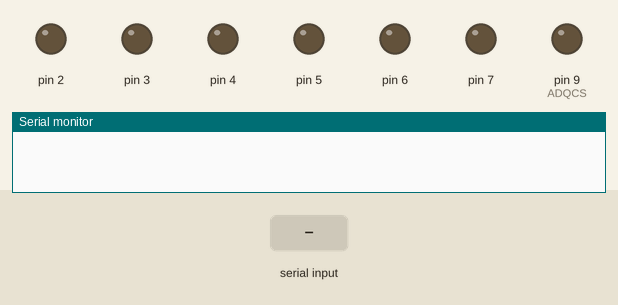
A sketch run on a simulated Arduino Uno, built with avr-gcc and run on an emulated ATmega328P. On the bench: output pins drawn as LEDs (lit = HIGH), the last lines printed to the serial monitor. The test bench sets the inputs (shaded band). Pins used as bus, display or sensor lines are not drawn.

Above: at 0.01 s.
At 1.3 s:
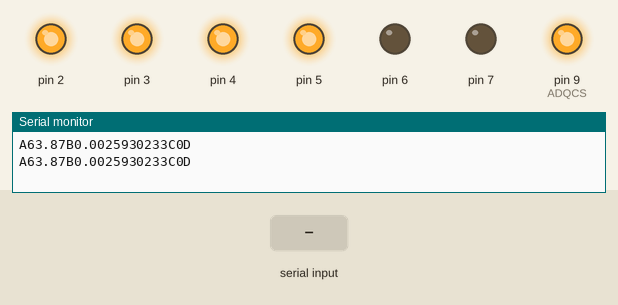
1.4 s: "_\n" received over Serial
Timing chart, 0 to 4.4 s (numbered marks = the images above; inputs shaded):
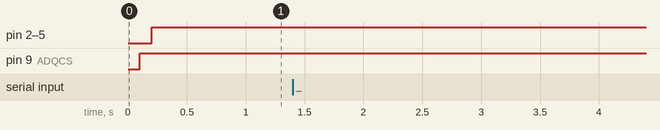

The sketch:

Drift_Station_Arduino_2017.ino
```cpp
//#define output_pin 5
#include <SPI.h>
#include <digitalWriteFast.h>
unsigned long Timer;
const int CSpin =10;
const int ADQCS =9;
int temp_want;
int HV_want;
int HV_get;
int HV_prev;
int temp_index=15;
int old_temp_index=0;
 int n=0;
 int Voltage;
String HVBuffer;
String TEMPBuffer;
int TEMPData=0;
int HVData=0;
int heater_delay = 0;

String message;
  int requestedTemp;
  int requestedVolt;

  boolean validity = false;

  boolean hasT = false;
  boolean has_1 = false;
  boolean hasH = false;
  boolean has_2 = false;
  boolean hase = false; //has exclamation point

boolean eend= false;
boolean ehold= false;
boolean lctrip= false;
boolean temp0 = false;
boolean temp50 = false;
boolean temp70 = false;
boolean temp90 = false;
boolean temp95 = false;
boolean emergencycheck = false;
boolean run_heater = false;
void setup(){
  pinMode(7,OUTPUT);
  pinMode(6,OUTPUT);
  pinMode(5,OUTPUT);
  pinMode(4,OUTPUT);
  pinMode(3,OUTPUT);
  pinMode(2,OUTPUT);


  SPI.setBitOrder(MSBFIRST);
SPI.setClockDivider(SPI_CLOCK_DIV8);
SPI.setDataMode(SPI_MODE0);
pinMode(CSpin,OUTPUT);
pinMode(ADQCS,OUTPUT);


SPI.begin();
//Serial.begin(57600);
Serial.begin(9600); //higher baud rate is crashing the system
//Serial.setTimeout(10); //ns was 10
delay(100);
}


/*start of loop*/
void loop()
{
Serial.print("\n");

//HEATER TEMPERATURE
 float Voltage = ADQRead1()*.00244140625;
  float temp = (Voltage*33.78 +63.87);
      Serial.print("A");//temp
      Serial.print(temp);
     delay(100);
//LEAKAGE CURRENT
  float LeakageCur= (ADQRead2()*.00244260/5 +0.223)/86;//
  Serial.print("B");//LC
  Serial.print(LeakageCur,DEC);

 Serial.print("C");//current voltage
   Serial.print(n);
   Serial.print("D");
   HV_want =HV_get;//adress 0 for HV

 if (n <HV_want){
   n=n+1;
 }
 if (n > HV_want){
   n=n-2;
 }

 //set voltage
 dacwriteA((n*8.19));

 //Determining how much to voltage to send to heat detector/plate
if( (temp_want - temp) > 0 && (temp_want - temp)< 2){

temp_index= (temp_want - temp)*17.5+15;}
else if ((temp_want - temp)>2){
   temp_index = 50;}
else {
  temp_index=15;

}


//whenever the heating rate is changed, it updates
if(old_temp_index != temp_index){
  binaryWrite(temp_index);
  //Serial.println(temp_index);
  old_temp_index = temp_index;
}

delay(900); //nate was 900

}

/*
 * takes param message and turns it into binary signal sent through digital pins to other arduino
 * used to communicate the temperture_index from the blue arduino to the black arduino
 *
 */
void binaryWrite(int message){
  //Serial.print("sending ");
  //Serial.print(message);
  //Serial.print(" binary ");
  int output[6];
  for(int ii=0;ii<6;ii++){
    output[ii] = message%2;
    //Serial.print(output);
    //digitalWrite(ii,output);
    message = ((message-(message%2))/2);
  }
  /*digitalwritefast is used instead of digitalwrite because it increases the speed by an order of magnitude*/
  digitalWriteFast(2,output[0]);
  digitalWriteFast(3,output[1]);
  digitalWriteFast(4,output[2]);
  digitalWriteFast(5,output[3]);
  digitalWriteFast(6,output[4]);
  digitalWriteFast(7,output[5]);
}

/*
 * Uses SPI protocall to communicate with the analog to digital converter
 * ADQCS pin is both output and input
 * SPI.transfer sends the byte in (*) and then returns the response that the analog to digital converter sends back
 *
 * Read1 gets the voltage from the thermacouple
 */
int ADQRead1()//Analog Pins 0&1 +/-,   Differential Voltage 0 single 1, Bipolar 0,
                          //Start bit is first 1, Single-1/Differential-0,
                          //Reverse Polarities(1) Normal Polarities(0),
                          // Adress 1-00 2-01 3-10, Unipolar-1 Bipolar-0
                          //MSBF 1 LSBF 0, Shutdown 1-inactive 0-active
            {
        byte inByte1 = 0;
        byte inByte2 = 0;
        digitalWrite(ADQCS,LOW);
        SPI.transfer(B00011000);//single ended, bipolar, Analog pin 1
        inByte1 =SPI.transfer(B01100000);
        inByte2=SPI.transfer(0);
        digitalWrite(ADQCS,HIGH);
        int AnalogVal= (inByte1<<8)| inByte2;
        if (AnalogVal > 0B100000000000){
        AnalogVal= ((AnalogVal ^ 0B100000000000)-2048);
        }
        else if(AnalogVal< 0B100000000000){
        AnalogVal=AnalogVal;
        }

         return AnalogVal;
        }

/*
 * uses SPI to get the leakage current from the analog to digital converter
 */
int ADQRead2()
      {
        byte inByte1 = 0;
        byte inByte2 = 0;
        digitalWrite(ADQCS,LOW); //single ended, unipolar, analog pin 3 (skips pin 2 b/c it is the - for pin1)
        SPI.transfer(B00011001);
        inByte1 =SPI.transfer(B01100000);
        inByte2=SPI.transfer(0);
        digitalWrite(ADQCS,HIGH);
         int AnalogVal= (inByte1<<8)| inByte2;
        if (AnalogVal > 0B100000000000){
        AnalogVal= ((AnalogVal ^ 0B100000000000)-2048);
        }
        else if(AnalogVal< 0B100000000000){
        AnalogVal=AnalogVal;
        }

         return AnalogVal;
        }


/*
 *not used anywhere in code
 *ADC allows for third conversion pin which would be accessed with this function.
 */
int ADQRead3(){
        byte inByte1 = 0;
        byte inByte2 = 0;
        digitalWrite(ADQCS,LOW);
        SPI.transfer(B00010010);
        inByte1 =SPI.transfer(B01100000);
        inByte2=SPI.transfer(0);
        digitalWrite(ADQCS,HIGH);
        int AnalogVal= (inByte1<<8)| inByte2;
        if (AnalogVal > 0B100000000000){
        AnalogVal= ((AnalogVal ^ 0B100000000000)-2048);
        }
        else if(AnalogVal< 0B100000000000){
        AnalogVal=AnalogVal;
        }
        return AnalogVal;
        }


/*
 * used to set the voltage in the drifter
 */
void dacwriteA(int value){
      int DATA = value >> 8 ;
      int DATA1= DATA +B00110000;//0-active,  buffered input(1 for internal Vref 0 for external),1 regulargain, 1 shutdown off
      int DATA2 = value;
      digitalWrite(CSpin,LOW);
      SPI.transfer(DATA1);
      SPI.transfer(DATA2);
      digitalWrite(CSpin,HIGH);
      //Serial.println( DATA1 +48,BIN);
      //Serial.println(DATA2,BIN);
}

/*
 * not used anywhere in the code
 */
void dacwriteB(int value){
      int DATA = value >> 8 ;
      int DATA1= DATA +B10110000;//0A 1B,  buffered input(1 for internal Vref 0 for external),1 regulargain, 1 shutdown off
      int DATA2 = value;
      digitalWrite(CSpin,LOW);
      SPI.transfer(DATA1);
      SPI.transfer(DATA2);
      digitalWrite(CSpin,HIGH);
      //Serial.println( DATA1 +48,BIN);
      //Serial.println(DATA2,BIN);
}


/*
 * takes a message and a "marker" char. reads through message until it sees marker char.
 * returns everything after marker char until '_'
 *
 * param message - the string that the parser is looking through
 * param marker - the character that the parser is looking for. the integer between marker and '_' is returned
 * return value - the integer in the message between the marker and an underscore ('_') - returns -1 if no value is found
 */
int parse_Message(String message, char marker){

  int value = -1; //the integer value that we're looking for and will return
  int subStart = -1; //the start of the substring we want to pull from the message
  int subEnd = -1; //the end of the substring we want to parse from the message

  for(int ii=0; ii < message.length(); ii++){
    if(message.charAt(ii) == marker){
      subStart = ii+1;
    }
    if(message.charAt(ii) == '_'){
      subEnd = ii+1;
    }
  }
  if(subStart != -1 && subEnd != -1 && subStart < subEnd){
    if(subEnd-subStart > 1){ //this is to make sure arduino doesn't read something like "H_" as set HV to 0. Bad labview communication.
      value = message.substring(subStart,subEnd).toInt();
    }
  }
  return value;
}

/*
 * makes sure that passed message isn't corrupted. (labview often sends broken messages to arduino) Gabe fix
 * checks there's a 'T' then an '_' then an 'H' then another '_' then an '!'
 *
 * note: this is no longer necessary because we fixed the problem that was causing labview to send corrupted messages
 * but there's no harm in keeping it in. -Gabe
 *
 * param message - the message the function checks for validity
 * return validity - boolean - true if message valid, false if not
 */
boolean messageValid(String message){
  validity = false;

  hasT = false;
  has_1 = false;
  hasH = false;
  has_2 = false;
  hase = false; //has exclamation point


  for(int ii=0; ii < message.length(); ii++){
      if(message.charAt(ii) == 'T'){
        hasT = true;
      }
    if(hasT){
      if(message.charAt(ii) == '_'){
        has_1 = true;
      }
    }
    if(hasT && has_1){
      if(message.charAt(ii) == 'H'){
        hasH = true;
      }
    }
    if(hasT && has_1 && hasH){
      if(message.charAt(ii) == '_'){
        has_2 = true;
      }
    }
    if(hasT && has_1 && hasH && has_2){
      if(message.charAt(ii) == '!'){
        hase = true;
      }
    }

  }

  validity = (hasT && has_1 && hasH && has_2 && hase); //redundant but for the sake of readability
  return validity;
}


/*
 * improvement on old serialEvent() function
 * a string containing the desired temperture and voltage is passed from labview to the arduino.
 * for example, if the temperture is set to 40 and the voltage is set to 50, labview will pass a string that reads
 * "T40_H50_!"
 *
 * This function reads the string and parses it into a temperture and voltage integer
 *
 * note: serialEvent() is a special type of function and doesn't need to be explictly called in the loop
 * it's automatically performed every time the arduino finishes a loop
 */

void serialEvent()
{


  while(Serial.available()) {

    message = Serial.readStringUntil(10); //n was 10, actual Serial termchar is 65
    //Serial.print(" recieved message: ");
    //Serial.print(message);
    if(messageValid(message) == true || emergencycheck == true){
      requestedTemp = parse_Message(message, 'T');
      if(requestedTemp != -1){
        temp_want = requestedTemp;
      }
      requestedVolt = parse_Message(message, 'H');

      if(requestedVolt != -1){
        HV_get = requestedVolt;
      }

      /* for debugging
      Serial.print(" parsed temperture as: ");
     Serial.print(requestedTemp);
     Serial.print(" temp_want is now: ");
     Serial.print(temp_want);
      Serial.print(" parsed voltage as: ");
      Serial.print(requestedVolt);
      Serial.print(" HV_get is now: ");
      Serial.print(HV_get);*/
      Serial.print("recieved");
    }
    else {
      Serial.print("invalid");
    }
  }
}
```
